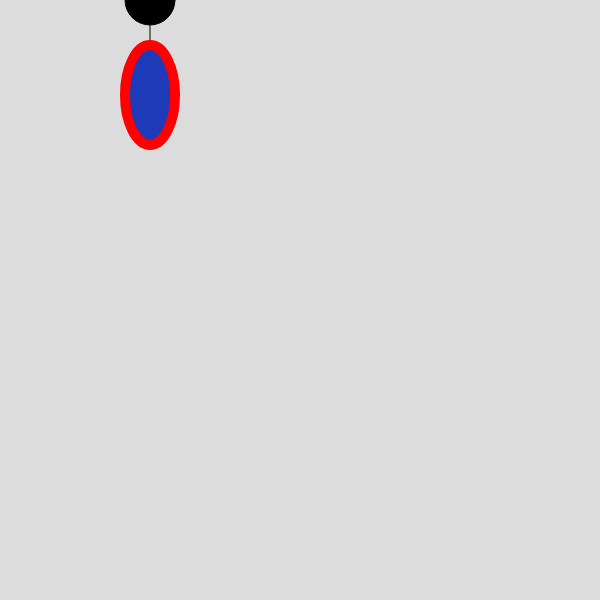
Frame 1 (no input)
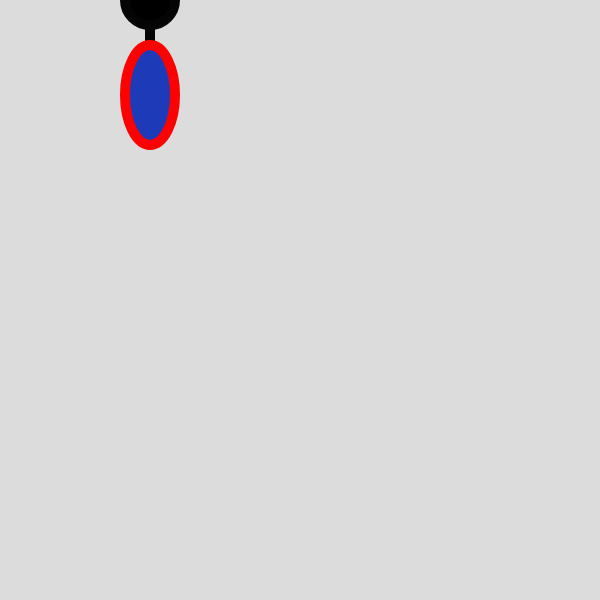
Frame 60 (no input)
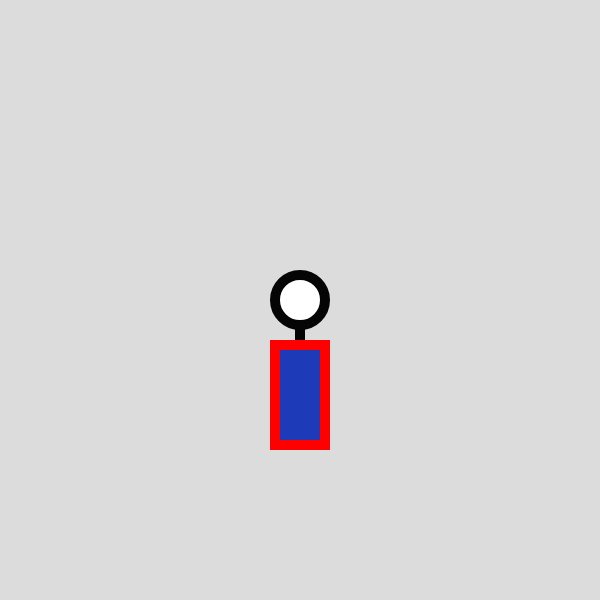
Frame 120 (the mouse pressed at the canvas centre since frame 60)

The p5.js sketch that drew these frames (run headless with seeded random() and noise() and a simulated clock; from frame 60 on, the mouse is pressed at the canvas centre):

// p5.js sketch
// ── sketch.js
function setup() {
  createCanvas(600, 600);
}

function draw() {
  background(220);

  let cx = width/4 + mouseX *.5;
  let cy = mouseY;
  let headSize = 50;
  let headRadius = headSize * 0.5;

  stroke(5);

  // tegner hoved
  fill(mouseX);
  circle(cx, cy, headSize);

  // hals  
  let neckSize = 20;
  let neckStartY = cy + headRadius;
  line(cx, neckStartY, cx, neckStartY + neckSize);


  // krop
  let bodyHeight = 100;
  let bodyWidth = 50;
  stroke(255, 0, 0);
  strokeWeight(10);
  fill(29, 58, 184);
 
  
  if (mouseY < height / 2) {

    if (mouseX > 100) {
      fill(0, 200, 0);
    }

    ellipse(cx, cy + headRadius + neckSize + bodyHeight*0.5, bodyWidth, bodyHeight);
  } else {
    rectMode(CENTER);
    rect(cx, cy + headRadius + neckSize + bodyHeight*0.5, bodyWidth, bodyHeight);
    // rect(cx, cy + headSize + neckSize, bodyWidth, bodyHeight);
  }

  // // ben
  // let legStartY = cy + headRadius + neckSize + bodyHeight;
  // let legHeight = 70;
  // let stance = 20;
  // line(cx, legStartY, cx - stance, legStartY + legHeight)
  // line(cx, legStartY, cx + stance, legStartY + legHeight)



}
